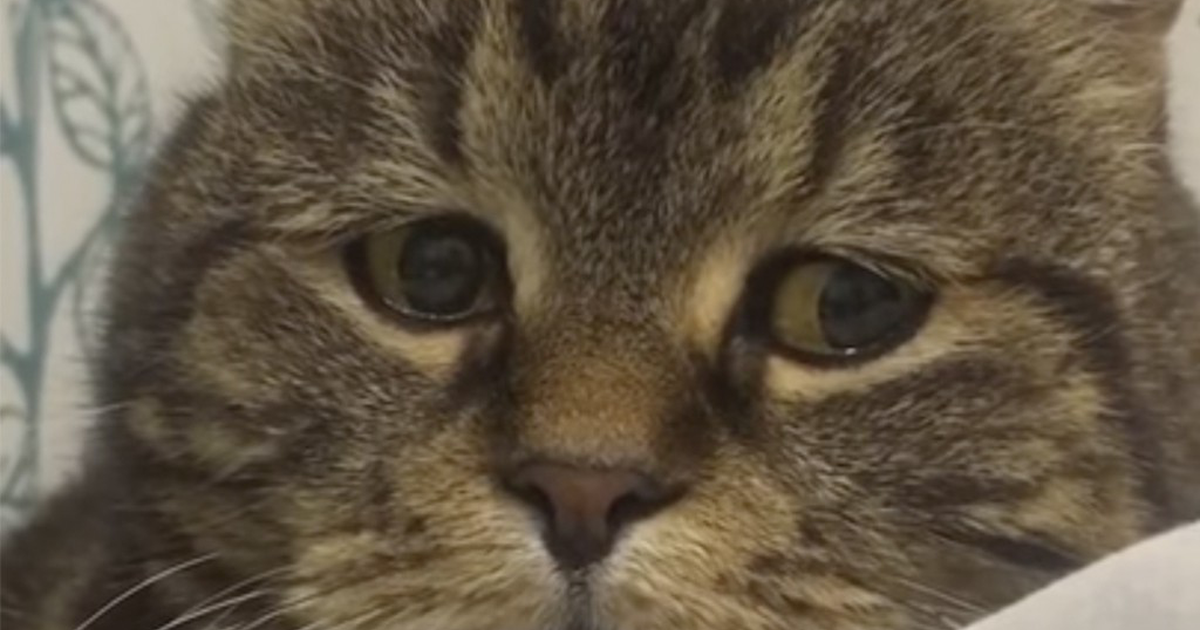
#> input picture pz4/пз4.png, 1200 x 630 px; the run also reads 1 picture not shown here
$ python pz4.py
#> lines starting #> are read from the running program, lines starting #| are printed output that depends on the picture
from PIL import Image, ImageDraw, ImageFont

img = Image.open('пз4.png')
#> img is the input picture: PIL image 1200x630 RGB; mean R, G, B 97.7, 85.7, 68.5
watermark = Image.open('пз44.png')
img.paste(watermark, (-100, 260), watermark)
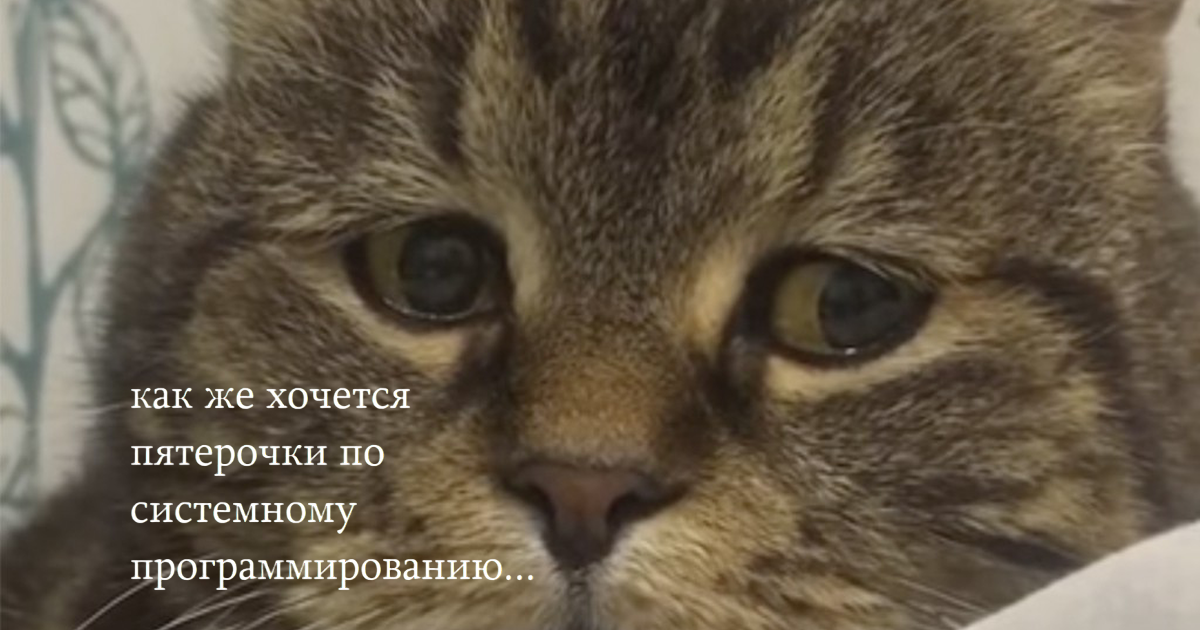
#> img: PIL image 1200x630 RGB; mean R, G, B 99.6, 87.8, 70.6

img.show()
